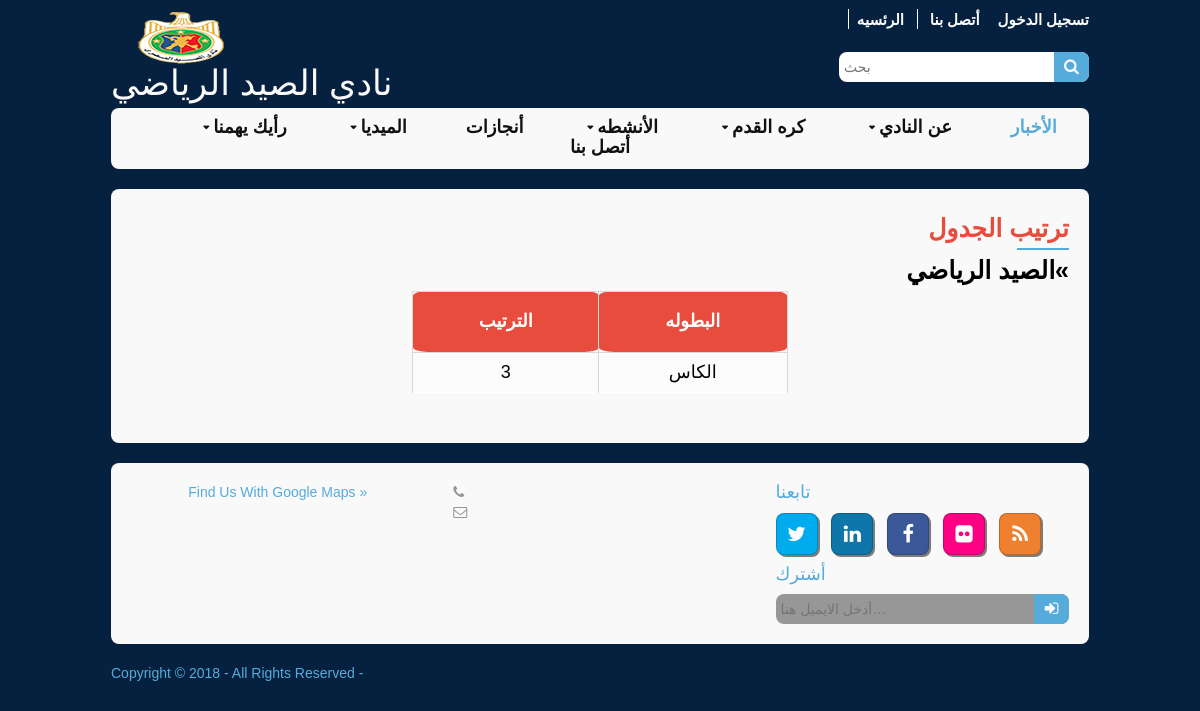
/home/rank, run on the app's committed database.
### tables this page shows
CREATE TABLE `team` (
  `team_id` int(11) NOT NULL,
  `team_game` varchar(100) NOT NULL,
  `team_title` varchar(100) NOT NULL,
  `team_image` varchar(100) NOT NULL
);

CREATE TABLE `rank` (
  `rank_id` int(11) NOT NULL,
  `rank_rank` int(11) NOT NULL,
  `rank_team` int(11) NOT NULL,
  `rank_champ` int(11) NOT NULL
);

CREATE TABLE `champ` (
  `champ_id` int(11) NOT NULL,
  `champ_title` varchar(100) NOT NULL
);

### application/modules/home/controllers/Home.php (called while the page is built, shortened)
<?php
class Home extends CI_Controller {
	function __construct() {
		$this->load->model('Home_model');
	}
    public function rank(){
    	$data['result'] = $this->Home_model->get_data_by('setting');
    	$data['title_page'] = " المباريات";
    	$query['query']=$this->Home_model->get_data_by('main');
    	$info['rank']= $this->Home_model->get_table_data('rank');
    	$this->load->view('header',$data);
    	$this->load->view('rank',$info);
    	$this->load->view('footer',$query);
    }
}
?>

### index.php (called while the page is built, shortened)
<?php
require_once BASEPATH.'core/CodeIgniter.php';

### application/modules/home/models/Home_model.php (called while the page is built, shortened)
<?php
class Home_model extends CI_Model {
   function get_data_by($tableName='', $value='', $colum='',$condition='') {
   $this->db->select('*');
   $this->db->from($tableName);
   $query = $this->db->get();
   return $query->result();
 }
function get_table_data($table, $where=array(),$limit=NULL,$order_field=null,$order_type=NULL){
  $this->db->where($where);
  $query=  $this->db->get($table);
  return $query->result();
}
}

### application/modules/home/views/rank.php (the view, shortened to what this page needs)
<div class="wrapper row3">
  <div class="rounded">
    <main class="container clear">
      <div id="portfolio">
        <div class="head">ترتيب الجدول</div>
        <div class="line" ></div>
        <?php foreach($rank as $join){?>
          <div class="head2"><?php $team_id= $join->rank_team;
          $query = $this->db->get_where('team',array('team_id'=>$team_id));
          foreach ($query->result() as $row){
            echo $row->team_title.'&laquo';}?></div>
            <table class="Tabl4">
             <tr>
               <th >البطوله</th>
               <th>الترتيب</th>
             </tr>
             <tr>
              <td> <?php $champ_id= $join->rank_champ;
              $query = $this->db->get_where('champ',array('champ_id'=>$champ_id));
              foreach ($query->result() as $row){
                echo $row->champ_title;}?> </td>
                <td> <?php echo $join->rank_rank;?> </td>
              </tr>
            </table>
          <?php }?>
        </div>
      </main>
    </div>
  </div>

### assets/layout/styles/style.css (style rules this page uses)
#portfolio .head,.loginscreen .headlogin, #gallery figure .head,.rounded .container.clear .head { text-align: right; color: #e74c3c; font-weight: bold; font-size: 25px; }
#portfolio .line,.loginscreen .linelogin,#gallery figure .line, .rounded .container.clear .line { border: 1px solid #55ABDA; width: 50px; float: right; margin-top: 10px; }
#gallery figure .line,.rounded .container.clear .line { margin-bottom: 10px }
#portfolio .head2 { text-align: right; color: #000; font-weight: bold; font-size: 25px; margin-top: 23px; }
table.Tabl,table.Tabl3,.Tabl4 { font-family: arial, sans-serif; border-collapse: collapse; width: 100%; direction: rtl; font-size: 18px; margin-top: 10px; }
table.Tabl td,table.Tabl3 td,.Tabl4 td { color: #000; }
table.Tabl td, th { border: 1px solid #dddddd; text-align: right; padding: 8px; }
table.Tabl tr th, table.Tabl3 tr th,.Tabl4 tr th { background-color: #e74c3c; }
table.Tabl3 tbody tr th,td { text-align: center; border: 1px solid #dddddd; padding: 8px; }
.Tabl4 { width: 40%; margin-right: auto; margin-left: auto; border-color: #fff; }
.Tabl4 tr th { text-align: center; padding-top: 20px; padding-bottom: 20px; border-radius: 8%; }
.Tabl4 tr td { padding-top: 10px; padding-bottom: 10px; }

### assets/layout/styles/layout.css (style rules this page uses)
.container { padding:20px 10px; }
table, th, td { border:1px solid; border-collapse:collapse; vertical-align:top; box-sizing:border-box; }
table, th { table-layout:auto; }
table { width:100%; margin-bottom:15px; }
th, td { padding:5px 8px; }
td { border-width:0 1px; }
#portfolio { display:block; width:100%; margin-bottom:20px;text-align: right; }
.rounded, input, button, textarea, #header input, #footer input, #slide-wrapper figcaption, .avatar, #comments li, .faico a, #twitter, .pagination a, .pagination strong { border-radius:8px; }
body { color:#F9F9F9; background-color:#06213F; }
.rounded { color:inherit; background-color:#F9F9F9; }
.row3 { color:#979797; background-color:inherit; }
table, th, td, #comments .avatar, #comments input, #comments textarea { border-color:#D7D7D7; }
th { color:#FFFFFF; background-color:#373737; }
tr, #comments li, #comments input[type="submit"], #comments input[type="reset"] { color:inherit; background-color:#FBFBFB; }
tr:nth-child(odd), #comments li:nth-child(odd) { color:inherit; background-color:#FFFFFF; }
@media screen and (min-width:978px) { .wrapper { max-width:978px; } }

### assets/layout/styles/framework.css (style rules this page uses)
html { overflow-y:scroll; }
body { margin:0; padding:0; font-size:14px; line-height:1.4em; }
.clear, .group { display:block; }
.clear::before, .clear::after, .group::before, .group::after { display:table; content:""; }
.clear, .clear::after, .group, .group::after { clear:both; }
body, h1, h2, h3, h4, h5, h6, .heading { font-family:sans-serif }
.wrapper { display:block; margin:0 auto 20px; text-align:left; word-wrap:break-word; }
.rounded, #topbar, #header, #mainav, #slider, .container, #footer, #copyright { display:block; width:100%; box-sizing:border-box; }
.rounded { margin:0; padding:10px; }
address, article, aside, figcaption, figure, footer, header, main, nav, section { display:block; margin:0; padding:0; }

### data on the page
rank: rank_rank "3"
team: team_title "الصيد الرياضي"
champ: champ_title "الكاس"
